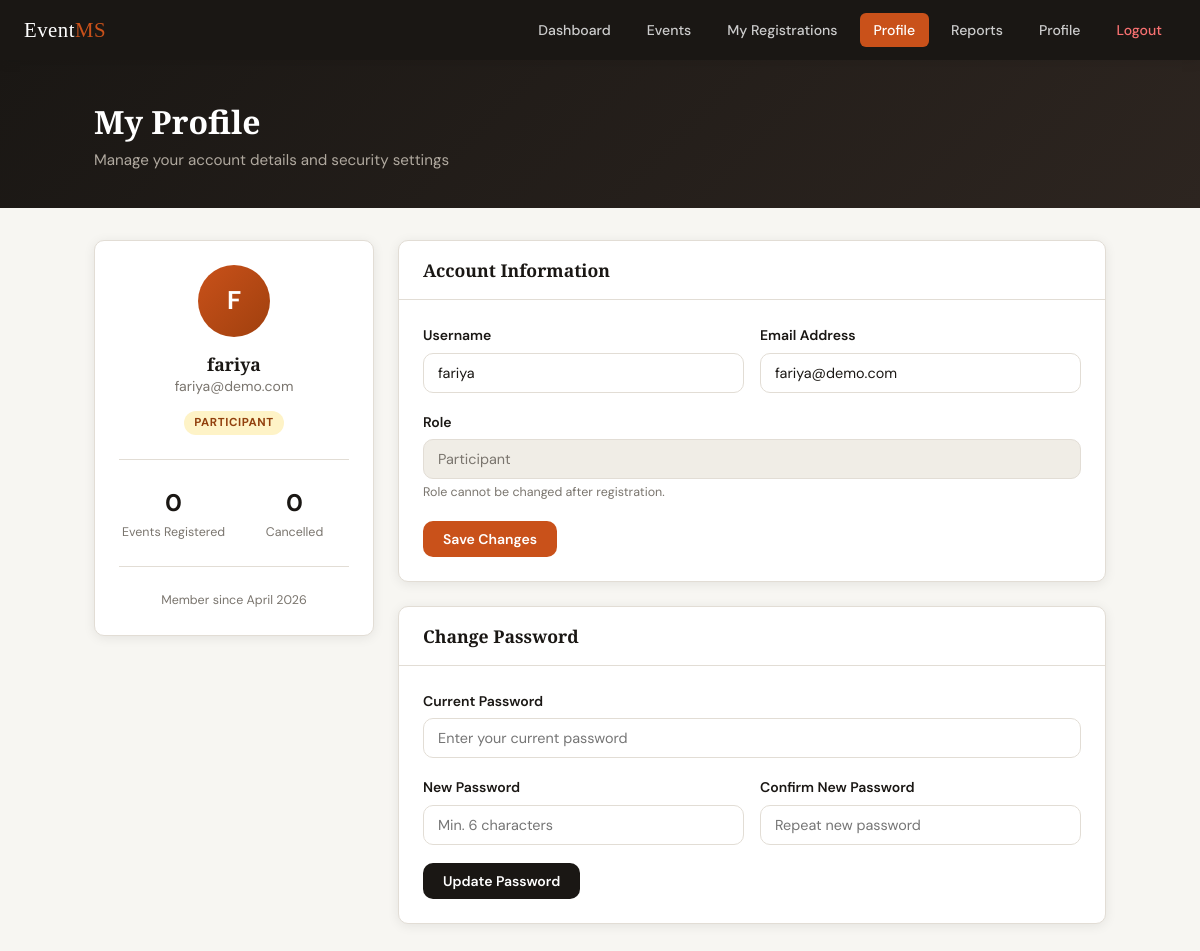
The app's page /profile.php (signed in) with its own data.
### tables this page shows
CREATE TABLE `users` (
  `id`         INT(11)      NOT NULL AUTO_INCREMENT,
  `username`   VARCHAR(60)  NOT NULL,
  `email`      VARCHAR(120) NOT NULL,
  `password`   VARCHAR(255) NOT NULL,
  `role`       ENUM('organizer','participant') NOT NULL DEFAULT 'participant',
  `created_at` TIMESTAMP    NOT NULL DEFAULT CURRENT_TIMESTAMP,
  PRIMARY KEY (`id`),
  UNIQUE KEY `uq_email` (`email`),
  UNIQUE KEY `uq_username` (`username`)
);

### auth.php (called while the page is built, shortened)
<?php
function is_organizer(): bool { return $_SESSION['role'] === 'organizer'; }

### profile.php (the view, shortened to what this page needs)
<?php
require_once 'auth.php';
require_once 'db.php';
$uid     = current_user_id();
$stmt = $conn->prepare("SELECT * FROM users WHERE id=?");
$stmt->execute([$uid]);
$user = $stmt->fetch();
if ($_SESSION['role'] === 'organizer') {
    $s = $conn->prepare("SELECT COUNT(*) FROM events WHERE organizer_id=?"); $s->execute([$uid]);
    $stat1_label = 'Events Created'; $stat1_val = $s->fetchColumn();
    $s = $conn->prepare("SELECT COUNT(*) FROM registrations r JOIN events e ON e.id=r.event_id WHERE e.organizer_id=? AND r.status='registered'"); $s->execute([$uid]);
    $stat2_label = 'Total Registrations'; $stat2_val = $s->fetchColumn();
} else {
    $s = $conn->prepare("SELECT COUNT(*) FROM registrations WHERE participant_id=? AND status='registered'"); $s->execute([$uid]);
    $stat1_label = 'Events Registered'; $stat1_val = $s->fetchColumn();
    $s = $conn->prepare("SELECT COUNT(*) FROM registrations WHERE participant_id=? AND status='cancelled'"); $s->execute([$uid]);
    $stat2_label = 'Cancelled'; $stat2_val = $s->fetchColumn();
}
?>
<!DOCTYPE html>
<html lang="en">
<head>
<link rel="stylesheet" href="style.css">
</head>
<body>
<nav class="navbar">
  <a href="dashboard.php" class="navbar-brand">Event<span>MS</span></a>
  <div class="navbar-nav">
    <a href="dashboard.php">Dashboard</a>
    <a href="events.php">Events</a>
    <?php if (is_organizer()): ?>
      <a href="create_event.php">+ New Event</a>
      <a href="my_events.php">My Events</a>
    <?php else: ?>
      <a href="my_registrations.php">My Registrations</a>
    <?php endif; ?>
    <a href="profile.php" class="active">Profile</a>
    <a href="reports.php">Reports</a>
    <a href="profile.php">Profile</a>
    <a href="logout.php" style="color:#f87171;">Logout</a>
  </div>
</nav>
<div class="page-header">
  <div class="container">
    <div>
      <h1>My Profile</h1>
      <p>Manage your account details and security settings</p>
    </div>
  </div>
</div>
<div class="container" style="padding-bottom:48px;">
  <div style="display:grid;grid-template-columns:280px 1fr;gap:24px;align-items:start;">
    <div>
      <div class="card">
        <div class="card-body" style="text-align:center;">
          <div style="width:72px;height:72px;border-radius:50%;background:linear-gradient(135deg,var(--accent),var(--accent-dark));display:flex;align-items:center;justify-content:center;margin:0 auto 16px;font-size:1.6rem;font-weight:700;color:#fff;">
            <?= strtoupper(substr($user['username'], 0, 1)) ?>
          </div>
          <h3 style="font-size:1.1rem;"><?= htmlspecialchars($user['username']) ?></h3>
          <p class="text-muted text-sm"><?= htmlspecialchars($user['email']) ?></p>
          <div style="margin-top:10px;">
            <span class="badge <?= $user['role'] === 'organizer' ? 'badge-organizer' : 'badge-participant' ?>">
              <?= ucfirst($user['role']) ?>
            </span>
          </div>
          <hr class="divider">
          <div style="display:grid;grid-template-columns:1fr 1fr;gap:12px;text-align:center;">
            <div>
              <div style="font-size:1.5rem;font-weight:700;"><?= $stat1_val ?></div>
              <div class="text-xs text-muted"><?= $stat1_label ?></div>
            </div>
            <div>
              <div style="font-size:1.5rem;font-weight:700;"><?= $stat2_val ?></div>
              <div class="text-xs text-muted"><?= $stat2_label ?></div>
            </div>
          </div>
          <hr class="divider">
          <p class="text-xs text-muted">Member since <?= date('F Y', strtotime($user['created_at'])) ?></p>
        </div>
      </div>
    </div>
    <div style="display:flex;flex-direction:column;gap:24px;">
      <div class="card">
        <div class="card-header"><h3>Account Information</h3></div>
        <div class="card-body">
          <form method="POST" novalidate>
            <div class="form-row">
              <div class="form-group">
                <label class="form-label">Username</label>
                <input type="text" name="username" class="form-control"
                       value="<?= htmlspecialchars($user['username']) ?>" required>
              </div>
              <div class="form-group">
                <label class="form-label">Email Address</label>
                <input type="email" name="email" class="form-control"
                       value="<?= htmlspecialchars($user['email']) ?>" required>
              </div>
            </div>
            <div class="form-group">
              <label class="form-label">Role</label>
              <input type="text" class="form-control"
                     value="<?= ucfirst($user['role']) ?>" disabled
                     style="background:var(--surface-2);color:var(--text-muted);">
              <p class="form-hint">Role cannot be changed after registration.</p>
            </div>
            <button type="submit" class="btn btn-primary">Save Changes</button>
          </form>
        </div>
      </div>
      <div class="card">
        <div class="card-header"><h3>Change Password</h3></div>
        <div class="card-body">
          <form method="POST" novalidate>
            <div class="form-group">
              <label class="form-label">Current Password</label>
              <input type="password" name="current_password" class="form-control"
                     placeholder="Enter your current password" required>
            </div>
            <div class="form-row">
              <div class="form-group">
                <label class="form-label">New Password</label>
                <input type="password" name="new_password" class="form-control"
                       placeholder="Min. 6 characters" required>
              </div>
              <div class="form-group">
                <label class="form-label">Confirm New Password</label>
                <input type="password" name="confirm_password" class="form-control"
                       placeholder="Repeat new password" required>
              </div>
            </div>
            <button type="submit" class="btn btn-dark">Update Password</button>
          </form>
        </div>
      </div>
    </div>
  </div>
</div>
</body>
</html>

### style.css (style rules this page uses)
:root { --bg: #f7f6f2; --surface: #ffffff; --surface-2: #f0ede6; --border: #e2ddd5; --text: #1a1714; --text-muted: #7a756e; --accent: #c9511a; --accent-dark: #a0400e; --accent-soft: #f9ede7; --blue: #1d4ed8; --green: #15803d; --green-soft: #dcfce7; --red: #b91c1c; --red-soft: #fee2e2; --yellow: #d97706; --yellow-soft: #fef3c7; --radius: 10px; --shadow: 0 2px 12px rgba(0,0,0,.08); --shadow-lg: 0 8px 32px rgba(0,0,0,.12); --transition: 0.18s ease; }
*, *::before, *::after { box-sizing: border-box; margin: 0; padding: 0; }
html { font-size: 16px; scroll-behavior: smooth; }
body { font-family: 'DM Sans', sans-serif; background: var(--bg); color: var(--text); min-height: 100vh; line-height: 1.6; }
a { color: var(--accent); text-decoration: none; transition: color var(--transition); }
h1, h2, h3 { font-family: 'Playfair Display', serif; line-height: 1.25; }
.container { max-width: 1060px; margin: 0 auto; padding: 0 24px; }
.navbar { background: var(--text); padding: 0 24px; display: flex; align-items: center; justify-content: space-between; height: 60px; position: sticky; top: 0; z-index: 100; box-shadow: var(--shadow); }
.navbar-brand { font-family: 'Playfair Display', serif; font-size: 1.3rem; color: #fff; letter-spacing: .5px; }
.navbar-brand span { color: var(--accent); }
.navbar-nav { display: flex; align-items: center; gap: 8px; }
.navbar-nav a { color: #ccc; font-size: .88rem; font-weight: 500; padding: 6px 14px; border-radius: 6px; transition: background var(--transition), color var(--transition); }
.navbar-nav a.active { background: var(--accent); color: #fff; }
.page-header { background: linear-gradient(135deg, #1a1714 0%, #2d2520 100%); color: #fff; padding: 42px 24px 36px; margin-bottom: 32px; }
.page-header .container { display: flex; justify-content: space-between; align-items: flex-end; flex-wrap: wrap; gap: 16px; }
.page-header h1 { font-size: 2rem; color: #fff; }
.page-header p { color: #b0a99f; margin-top: 6px; font-size: .95rem; }
.card { background: var(--surface); border: 1px solid var(--border); border-radius: var(--radius); box-shadow: var(--shadow); overflow: hidden; }
.card-header { padding: 18px 24px; border-bottom: 1px solid var(--border); display: flex; align-items: center; justify-content: space-between; gap: 12px; }
.card-header h3 { font-size: 1.1rem; }
.card-body { padding: 24px; }
.btn { display: inline-flex; align-items: center; gap: 6px; font-family: 'DM Sans', sans-serif; font-size: .875rem; font-weight: 600; padding: 9px 20px; border-radius: var(--radius); border: none; cursor: pointer; transition: all var(--transition); white-space: nowrap; }
.btn-primary { background: var(--accent); color: #fff; }
.btn-dark { background: var(--text); color: #fff; }
.form-group { margin-bottom: 18px; }
.form-label { display: block; font-size: .875rem; font-weight: 600; margin-bottom: 6px; }
.form-control { width: 100%; padding: 10px 14px; font-family: 'DM Sans', sans-serif; font-size: .9rem; border: 1.5px solid var(--border); border-radius: var(--radius); background: var(--surface); color: var(--text); transition: border-color var(--transition), box-shadow var(--transition); outline: none; }
.form-row { display: grid; grid-template-columns: 1fr 1fr; gap: 16px; }
.form-hint { font-size: .78rem; color: var(--text-muted); margin-top: 4px; }
.badge { display: inline-block; font-size: .72rem; font-weight: 700; text-transform: uppercase; letter-spacing: .6px; padding: 3px 10px; border-radius: 20px; }
.badge-participant { background: var(--yellow-soft); color: #92400e; }
.text-muted { color: var(--text-muted); }
.text-sm { font-size: .875rem; }
.text-xs { font-size: .78rem; }
.divider { border: none; border-top: 1px solid var(--border); margin: 24px 0; }

### records on screen
users: username "F", username "fariya", email "fariya@demo.com", role "PARTICIPANT", created_at "April 2026", role "Participant"

### other values on screen
$stat1_val "0"
$stat1_label "Events Registered"
$stat2_val "0"
$stat2_label "Cancelled"
